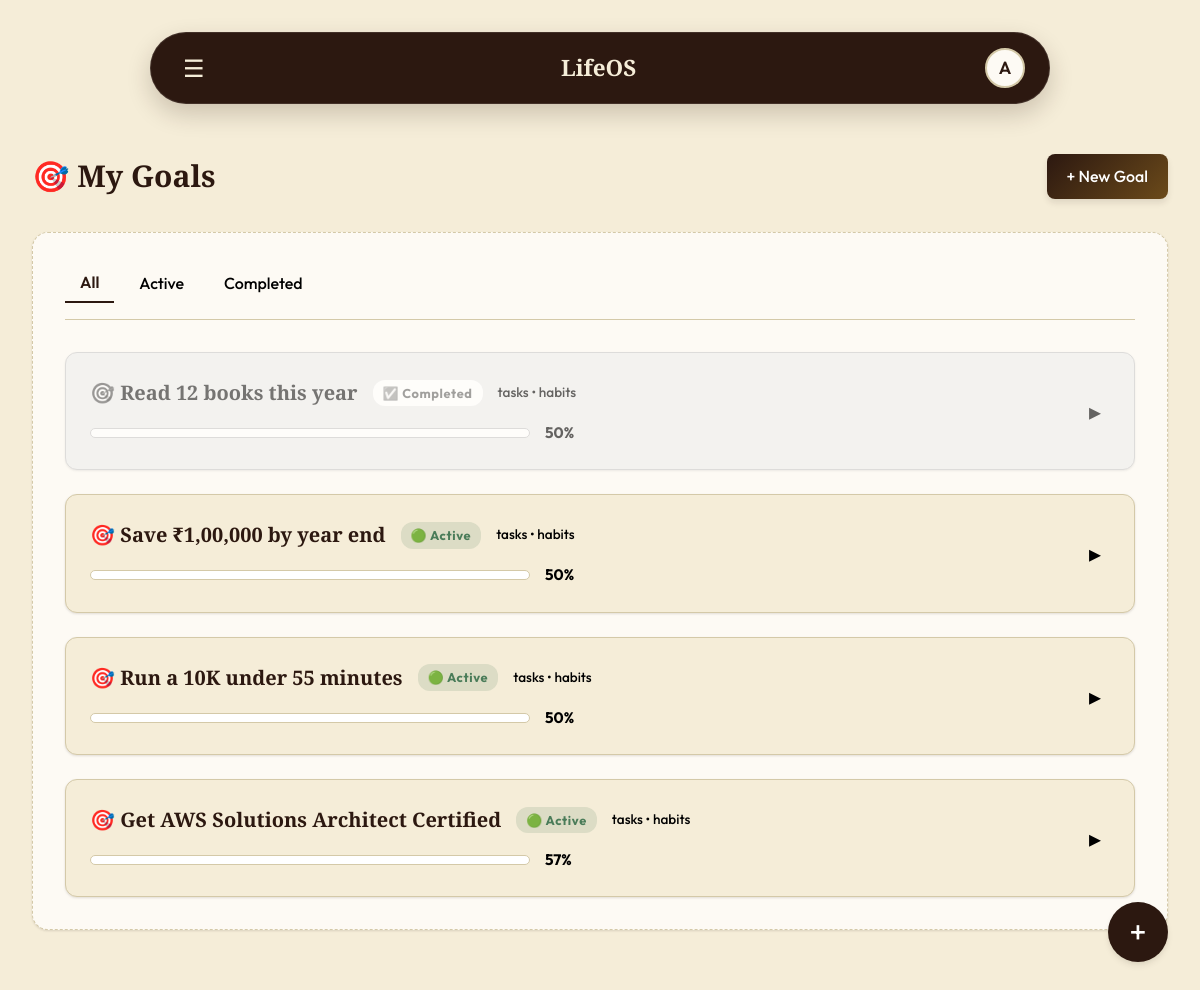
/goals/ (signed in), run on the app's committed database.
### lifeos_app/models.py (models this page shows, shortened)
class Goal(models.Model):
    GOAL_TYPE_CHOICES = [
        ('task_based', 'Task Based'),
        ('habit_based', 'Habit Based'),
    ]
    STATUS_CHOICES = [
        ('Active', 'Active'),
        ('Completed', 'Completed'),
    ]
    user = models.ForeignKey(
        User,
        on_delete=models.CASCADE
    )
    title = models.CharField(max_length=200)
    description = models.TextField(
        blank=True,
        null=True
    )
    goal_type = models.CharField(
        max_length=20,
        choices=GOAL_TYPE_CHOICES,
        default='task_based'
    )
    target_days = models.IntegerField(
        null=True,
        blank=True,
        help_text='Only for Habit Based goals'
    )
    status = models.CharField(
        max_length=20,
        choices=STATUS_CHOICES,
        default='Active'
    )
    created_at = models.DateTimeField(
        auto_now_add=True
    )
    completed_at = models.DateTimeField(
        null=True,
        blank=True
    )
    @property
    def progress_percentage(self):
        if self.goal_type == 'task_based':
            tasks = self.tasks.all()
            if not tasks.exists():
                return 0
            total_possible = tasks.count() * 100
            actual_score = 0
            for task in tasks:
                if task.status == 'Completed':
                    actual_score += 100
                elif task.task_type == 'trackable':
                    actual_score += task.progress
            return round(
                (actual_score / total_possible) * 100
            )
        return 0

### lifeos_app/views.py (the view)
# urls.py: path('goals/', views.goals_list, name='goals_list'),
@login_required
def goals_list(request):
    goals = Goal.objects.filter(
        user=request.user
    ).order_by('-created_at')
    for goal in goals:
        goal.progress = goal.progress_percentage
        goal.show_complete_prompt = (
            goal.progress == 100 and
            goal.status == 'Active'
        )
    context = {
        'goals': goals,
        'active_goals': goals.filter(status='Active'),
        'completed_goals': goals.filter(
            status='Completed'
        ),
    }
    return render(request, 'goals.html', context)

### lifeos_app/context_processors.py (called while the page is built)
def overdue_tasks_count(request):
    if request.user.is_authenticated:
        today = datetime.date.today()
        count = Task.objects.filter(
            user=request.user,
            status='Pending',
            due_date__lt=today
        ).count()
        return {'overdue_count': count}
    return {'overdue_count': 0}

### templates/goals.html (shortened to what this page needs)
{% extends 'base.html' %}
{% load static %}
{% block content %}
<div class="dashboard-header" style="margin-bottom: 2rem;">
    <h1 style="color: var(--color-primary);">🎯 My Goals</h1>
    <button class="btn btn-primary" id="newGoalBtn" style="padding: 0.6rem 1.25rem; font-size: 1rem;">+ New Goal</button>
</div>
<div class="canvas-panel">
<div class="tabs-container" style="display:flex; gap:10px; margin-bottom:2rem; border-bottom:1px solid var(--border-color); padding-bottom:1rem;">
    <button class="filter-tab active" data-filter="All" style="background:none; border:none; font-weight:600; padding:5px 15px; cursor:pointer; color:var(--color-primary); border-bottom:2px solid var(--color-primary); font-size:1rem; transition: color 0.2s;">All</button>
    <button class="filter-tab" data-filter="Active" style="background:none; border:none; font-weight:500; padding:5px 15px; cursor:pointer; color:var(--text-secondary); font-size:1rem; transition: color 0.2s;">Active</button>
    <button class="filter-tab" data-filter="Completed" style="background:none; border:none; font-weight:500; padding:5px 15px; cursor:pointer; color:var(--text-secondary); font-size:1rem; transition: color 0.2s;">Completed</button>
</div>
<div id="goalsContainer" style="display:flex; flex-direction:column; gap:1.5rem;">
    {% for goal in goals %}
    <div class="card goal-card {% if goal.status == 'Completed' %}completed-row{% endif %}" data-status="{{ goal.status }}" data-progress="{{ goal.progress|floatformat:0 }}" style="padding: 0; transition: box-shadow 0.2s ease; display: block;">
        <div class="goal-header" onclick="toggleGoal('{{ goal.id }}')" style="cursor:pointer; display:flex; justify-content:space-between; align-items:center; padding: 1.5rem; transition: background 0.2s;">
            <div style="display:flex; flex-direction:column; gap:12px; flex-grow:1; margin-right: 20px;">
                <div style="display:flex; align-items:center; gap: 15px; flex-wrap:wrap;">
                    <h4 style="margin:0; font-size:1.25rem;">🎯 {{ goal.title }}</h4>
                    {% if goal.status == 'Active' %}
                        <span style="font-size:0.8rem; background:rgba(74, 124, 89, 0.15); color:var(--color-success); padding:3px 10px; border-radius:12px; font-weight:700; letter-spacing:0.05em;">🟢 Active</span>
                    {% else %}
                        <span style="font-size:0.8rem; background:var(--color-surface-2); color:var(--color-text-muted); padding:3px 10px; border-radius:12px; font-weight:700; letter-spacing:0.05em;">✅ Completed</span>
                    {% endif %}
                    <span style="font-size:0.85rem; color:var(--text-secondary); font-weight:500;">{{ goal.total_tasks }} tasks • {{ goal.habit_count }} habits</span>
                </div>
                <div style="display:flex; align-items:center; gap:15px; width: 100%; max-width: 500px;">
                    <div style="flex-grow:1; height:10px; background:var(--color-surface-2); border-radius:5px; overflow:hidden; border: 1px solid var(--border-color);">
                        <div style="height:100%; width:{{ goal.progress|floatformat:0 }}%; background-color:var(--{{ goal.progress_color }}-color); transition: width 0.5s ease;"></div>
                    </div>
                    <span style="font-size:0.95rem; font-weight:700; width:45px; color:var(--{{ goal.progress_color }}-color);">{{ goal.progress|floatformat:0 }}%</span>
                </div>
            </div>
            <div class="expand-icon" id="toggle-{{ goal.id }}" style="font-size: 1.5rem; color: var(--text-secondary); transition: transform 0.3s ease; width: 30px; text-align:center;">▸</div>
        </div>
    </div>
    {% endfor %}
</div>
</div>
{% endblock %}

### templates/base.html (shortened to what this page needs)
{% load static %}
<!DOCTYPE html>
<html lang="en">
<head>
    <link rel="stylesheet" href="{% static 'css/style.css' %}?v=10">
</head>
<body class="{% block body_class %}{% endblock %}">
    <div class="app-container">
        <main class="main-content">
            {% if user.is_authenticated %}
            <header class="top-nav">
                <div class="top-nav-left">
                    <button id="sidebarToggle" class="nav-icon-btn" aria-label="Toggle Sidebar"
                        style="font-size: 1.5rem; background:none; border:none; cursor:pointer; color:var(--color-bg);">☰</button>
                </div>
                <div class="top-nav-center" style="flex-grow: 1; text-align: center;">
                    <h2 style="margin: 0; font-family: 'Playfair Display', serif; color: var(--color-bg);">LifeOS</h2>
                </div>
                <div class="top-nav-right">
                    <div class="profile-menu-container">
                        <button class="avatar-btn" id="avatarBtn" aria-label="Profile Menu">
                            <span class="avatar-initial">{{ user.username.0|upper }}</span>
                        </button>
                    </div>
                </div>
            </header>
            {% endif %}
            <div class="content-wrapper">
                {% block content %}
                {% endblock %}
            </div>
        </main>
    </div>
    {% if user.is_authenticated and not is_admin_dashboard %}
    <button id="fabBtn" class="fab-btn">+</button>
    {% endif %}
</body>
</html>

### data on the page
Goal: title "Read 12 books this year", status "✅ Completed", progress "50"
Goal: title "Save ₹1,00,000 by year end", status "🟢 Active", progress "50"
Goal: title "Run a 10K under 55 minutes", status "🟢 Active", progress "50"
Goal: title "Get AWS Solutions Architect Certified", status "🟢 Active", progress "57"

### other printed values
{{ user.username.0|upper }} "A"
